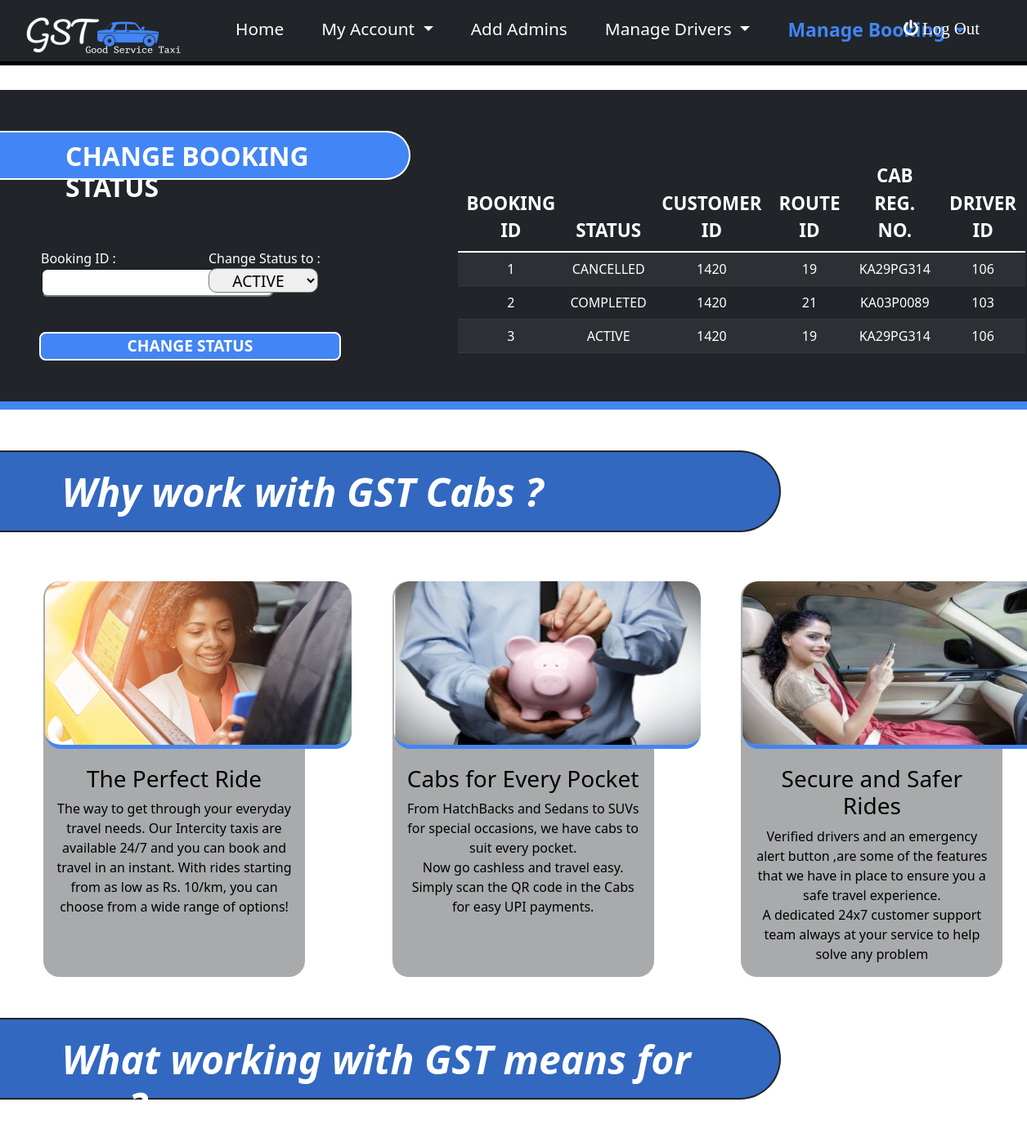
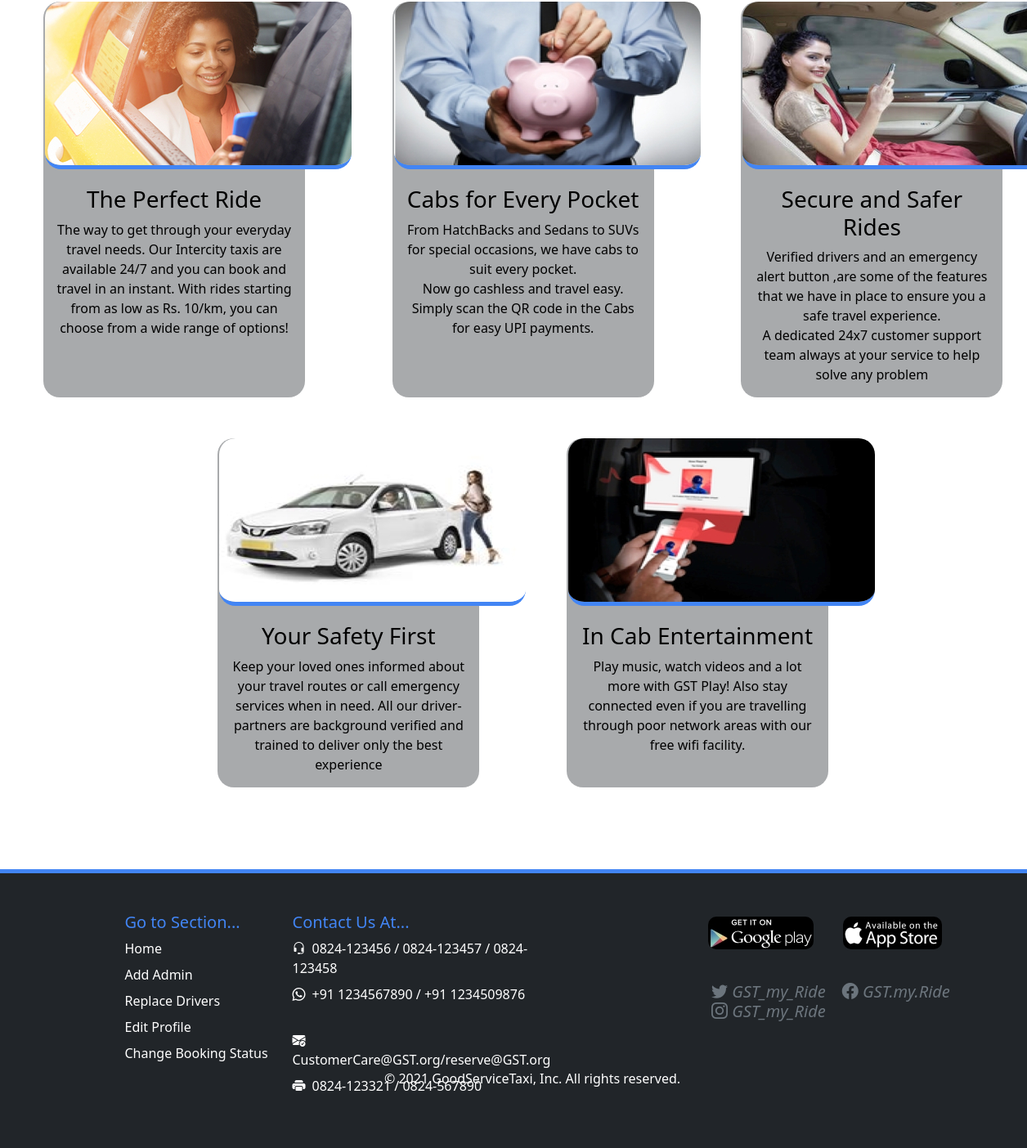
Screenshot of /ChangeStatus with the database file from the repository (2 pictures, top to bottom).
### tables this page shows
CREATE TABLE Booking(
booking_id INTEGER PRIMARY KEY AUTOINCREMENT,
customer_id REFERENCES customer(customer_id),
route_id REFERENCES route(route_id),
reg_no REFERENCES Cab(reg_no),
driver_id REFERENCES CAB(driver_id),
total_fare number(10,2) not null,
status varchar2(20) default 'ACTIVE' not null);

### app.py (the view)
@app.route('/ChangeStatus', methods=("GET","POST"))
def ChangeStatus():
    global bookingId, statusOpt
    con = sqlite3.connect("DBMS.db")
    cur = con.cursor()
    query = "SELECT * FROM BOOKING ORDER BY CUSTOMER_ID"
    cur.execute(query)
    rows = cur.fetchall()
    con.close()
    form = ChangeStatusForm();
    if form.validate_on_submit():
        f = request.form
        bookingId = f['bookingId']
        statusOpt = f['statusOpt']
        return render_template('StatusConfirm.html',adminid=adminid,bookingId=bookingId,statusOpt=statusOpt)
    return render_template('ChangeStatus.html',adminid=adminid,rows=rows,form=form)

### templates/ChangeStatus.html (shortened to what this page needs)
{% extends "AdminBase.html" %}
{% block content %}
<div class="row" id="mainContainer">
  <div class="col-4">
    <h2 class="title"> CHANGE BOOKING STATUS </h2>
    <form action="{{ url_for('ChangeStatus') }}" method="POST" autocomplete="off" >
    <div class="row" id="formDiv">
      <div class="col-6">
          <br>
        <fieldset class="form-field">
          {{ form.bookingId.label }}<br>
          {{ form.bookingId }}
          </fieldset>
      </div>
      <div class="col-5">
      <br>
      <fieldset class="form-field">
        {{ form.statusOpt.label }}<br>
        {{ form.statusOpt }}
        </fieldset>
      <br><br>
      </div>
      {{ form.submit }}
    <br>
    </div>
  </form>
  </div>
  <div id="table" class="col-7 offset-1"  >
    <table class="table table-dark table-striped">
        <thead>
            <tr>
              <th scope="col">BOOKING ID</th>
              <th scope="col">STATUS</th>
              <th scope="col">CUSTOMER ID</th>
              <th scope="col">ROUTE ID</th>
              <th scope="col">CAB REG. NO.</th>
              <th scope="col">DRIVER ID</th>
            </tr>
        </thead>
        <tbody>
            {% for rowdata in rows %}
            <tr>
              <td>{{rowdata[0]}}</td>
              <td>{{rowdata[6]}}</td>
              <td>{{rowdata[1]}}</td>
              <td>{{rowdata[2]}}</td>
              <td>{{rowdata[3]}}</td>
              <td>{{rowdata[4]}}</td>
            </tr>
            {% endfor %}
        </tbody>
    </table>
  </div>
</div>
<h1 class="title2">Why work with GST Cabs ?</h1>
<div class="row" id="container2">
  <div class="col-3 offset-0 container2-items container2-items1">
    <img src ="{{url_for('static',filename='images/login1.jpg')}}">
  <h3 class="text-center">The Perfect Ride</h3><p class="text-center">The way to get through your everyday travel needs. Our Intercity taxis are available 24/7 and
  you can book and travel in an instant. With rides starting from as low as Rs. 10/km, you can choose
  from a wide range of options!
  </p>
</div>
<div class="col-3 offset-1 container2-items">
  <img src ="{{url_for('static',filename='images/login2.jpg')}}">
  <h3 class="text-center">Cabs for Every Pocket</h3><p class="text-center">
From HatchBacks and Sedans to SUVs for special occasions, we have cabs to suit every pocket.<br>
Now go cashless and travel easy.
Simply scan the QR code in the Cabs for easy UPI payments.</p>
</div>
<div class="col-3 offset-1 container2-items">
  <img src ="{{url_for('static',filename='images/login3.jpg')}}">
  <h3 class="text-center">Secure and Safer Rides</h3>
  <p class="text-center">Verified drivers and an emergency alert button ,are some of the features
  that we have in place to ensure you a safe travel experience.<br>A dedicated 24x7 customer
  support team always at your service to help solve any problem</p>
</div>
</div>
{% endblock %}

### templates/ChangeStatus.html (style rules this page uses)
#mainContainer { background-color: #212529;margin-top: 30px; color: white;padding-left: 50px; border-bottom: 10px #4285F4 solid; }
input { border-radius: 8px;font-size: 1.2em; }
.title { color: white;font-weight: 700;margin-left: -50px;background-color: #4285F4;padding-top: 10px; padding-left: 80px;border-top-right-radius: 50px;border-bottom-right-radius: 50px; width: 130%;height: 60px; border: 2px white solid; border-left: 0px;margin-bottom: 60px;margin-top: 50px; }
#submit { width: 90%;font-size: 1.2em;font-weight: 600;background-color: #4285F4;color: white;border: 2px white solid; margin-left: 10px; margin-bottom: 50px; }
#container2 { margin-top: 30px; }
.container2-items img { margin-bottom: 20px; border-radius: 20px; margin-left: -10px; margin-top: 0px; border-bottom: 5px #4285F4 solid }
.container2-items { background-color: #21252963; color: black; border-radius: 20px; font-weight: 500; }
.container2-items1 { background-color: #21252963; color: black; border-radius: 20px; margin-left: 65px; }
.title2 { color: white;font-weight: 700;margin-left: -50px;background-color: #4285F4;padding-top: 20px; padding-left: 20%;border-top-right-radius: 50px;border-bottom-right-radius: 50px; width: 80%;height: 100px; border: 2px #212529 solid; border-left: 0px;margin-bottom: 60px;margin-top: 50px; font-size: 3em;font-style: italic; }
#table { margin-top: 80px; margin-left: 100px; }
th { font-size: 1.4em;text-align: center; }
tr { text-align: center; }
select { font-size: 1.2em;height: 30px; border-radius: 10px; text-align: center; font-weight: 400; }

### templates/AdminBase.html (style rules this page uses)
#container2 { margin-top: 50px; }
.container2-items img { margin-bottom: 20px; border-radius: 20px; margin-left: -10px; margin-top: 0px; border-bottom: 5px #4285F4 solid }
.container2-items { background-color: #21252963; color: black; border-radius: 20px; font-weight: 500; }
.container2-items1 { background-color: #21252963; color: black; border-radius: 20px; margin-left: 65px; }
.title2 { color: white;font-weight: 700;margin-left: -50px;background-color: #3268c0;padding-top: 20px; padding-left: 10%;border-top-right-radius: 50px;border-bottom-right-radius: 50px; width: 80%;height: 100px; border: 2px #212529 solid; border-left: 0px;margin-bottom: 60px;margin-top: 50px; font-size: 3em;font-style: italic; }

### rows the page displays
Booking: booking_id "1", status "CANCELLED", customer "1420", route "19", reg_no "KA29PG314", driver "106"
Booking: booking_id "2", status "COMPLETED", customer "1420", route "21", reg_no "KA03P0089", driver "103"
Booking: booking_id "3", status "ACTIVE", customer "1420", route "19", reg_no "KA29PG314", driver "106"
